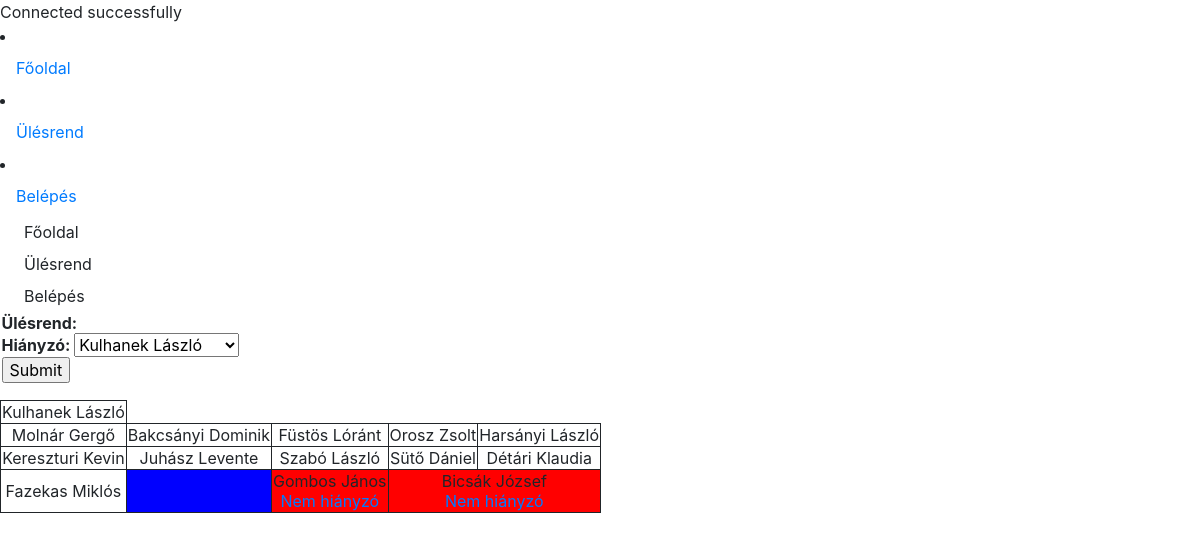
The page /ulesrend.php on the database its author committed.
### tables this page shows
CREATE TABLE `ulesrend` (
  `id` int(10) UNSIGNED NOT NULL,
  `nev` varchar(100) DEFAULT NULL,
  `sor` tinyint(3) UNSIGNED NOT NULL,
  `oszlop` tinyint(3) UNSIGNED NOT NULL,
  `jelszo` varchar(32) NOT NULL,
  `felhasznalo` varchar(50) NOT NULL
);

### functions.inc.php (called while the page is built)
<?php
function tanulokListaja($conn)
{
  $sql = "SELECT id, nev, sor, oszlop FROM ulesrend";
  $result = $conn->query($sql);
  return $result;
}
?>

### ulesrend.php (the view, shortened to what this page needs)
<?php
require 'db.inc.php';
require 'functions.inc.php';
?>
<!doctype html>
<html lang="HU">
<head>
  <link rel="stylesheet" type="text/css" href="style.css">
  <?php
  $hianyzok = array();
  $sql = "SELECT * FROM hianyzok";
  $result = $conn->query($sql);
  if($result->num_rows > 0){
    while($row=$result->fetch_assoc()){
      $hianyzok[]=$row['id'];
    }
  }
  ?>
</head>
<?php
    include 'htmlheader.inc.php';
?>
<body>
<?php
include 'menu.inc.php';
  $osszevon = array(
    array(),
    array(),
    array(),
    array(3, 4)
  );
  ?>
  <table>
    <tr>
      <th colspan="6">Ülésrend:
        <form action="ulesrend.php" method="post">
          Hiányzó: <select name="hianyzo_id">
            <?php
                $result = tanulokListaja($conn);
                if ($result->num_rows > 0) {
                  while ($row = $result->fetch_assoc()) {
                    if($row['nev'] and !in_array($row['id'],$hianyzok)) echo '<option value="'.$row['id'].'">'.$row['nev'].'</option>';
                  }
                }
            ?>
          </select>
          <br>
          <input type="submit">
        </form>
      </th>
    </tr>
    <tr>
      <?php
      $result = tanulokListaja($conn);
      if ($result->num_rows > 0) {
        $sor = 0;
        while ($row = $result->fetch_assoc()) {
          if ($row["sor"] != $sor) {
            if ($sor != 0) echo "</tr>";
            echo '<tr>';
            $sor = $row["sor"];
          }
          if (!$row["nev"]) {
            $plusz .= ' class="empty"';
            echo "<td" . $plusz . ">" . $row["nev"] . "</td>";
          } else {
            $plusz = ' ';
            if (in_array($row["id"], $hianyzok)) $plusz .= ' class="missing"';
            if (in_array($row["oszlop"] - 1, $osszevon[$sor - 1])) $plusz .= 'colspan="2"';
            echo '<td' . $plusz . '>' . $row["nev"];
            if(in_array($row["id"], $hianyzok))echo '<br><a href=ulesrend.php?nem_hianyzo='.$row["id"].'>Nem hiányzó</a>';
            echo '</td>';
          }
        }
      } else {
        echo "0 results";
      }
      ?>
    </tr>
  </table>
</body>
</html>

### htmlheader.inc.php (shortened to what this page needs)
<!DOCTYPE html>
<html lang="hu">
<head>
    <link rel="stylesheet" type="text/css" hreg="style.css">
    <link rel="stylesheet" href="https://maxcdn.bootstrapcdn.com/bootstrap/4.0.0/css/bootstrap.min.css">
</head>

### menu.inc.php (shortened to what this page needs)
<?php
$szoveg = "Belépés";
$link = "belepes.php";
$menupontok = array('index.php' => "Főoldal", 'ulesrend.php' => "Ülésrend", $link => $szoveg);
?>
<?php
foreach($menupontok as $key => $value){
    $active = '';
    ?>
    <li class="nav-item<?php echo $active; ?>">
     <a class="nav-link" href="<?php echo $key; ?>"><?php echo $value; ?> </a>
    </li>
    <?php
}
?>
<div><a class="dropdown-item" href="index.php">Főoldal</a></div>
<div><a class="dropdown-item" href="ulesrend.php">Ülésrend</a></div>
<div><a class="dropdown-item" href="belepes.php?logout-1">
<?php
if(!empty($_SESSION['id'])) echo "Kilépés";
else echo "Belépés";
?>
</a></div>

### style.css (style rules this page uses)
td { border: solid 1px; text-align: center; }
.empty { background-color: blue; }
.missing { background-color: red; }

### rows shown on the page
ulesrend: nev "Kulhanek László"
ulesrend: nev "Molnár Gergő"
ulesrend: nev "Bakcsányi Dominik"
ulesrend: nev "Füstös Lóránt"
ulesrend: nev "Orosz Zsolt"
ulesrend: nev "Harsányi László"
ulesrend: nev "Kereszturi Kevin"
ulesrend: nev "Juhász Levente"
ulesrend: nev "Szabó László"
ulesrend: nev "Sütő Dániel"
ulesrend: nev "Détári Klaudia"
ulesrend: nev "Fazekas Miklós"
ulesrend: nev "Gombos János"
ulesrend: nev "Bicsák József"

### other values the page prints
$value "Főoldal"
$value "Ülésrend"
$value "Belépés"
form field hianyzo_id "Kulhanek László"
